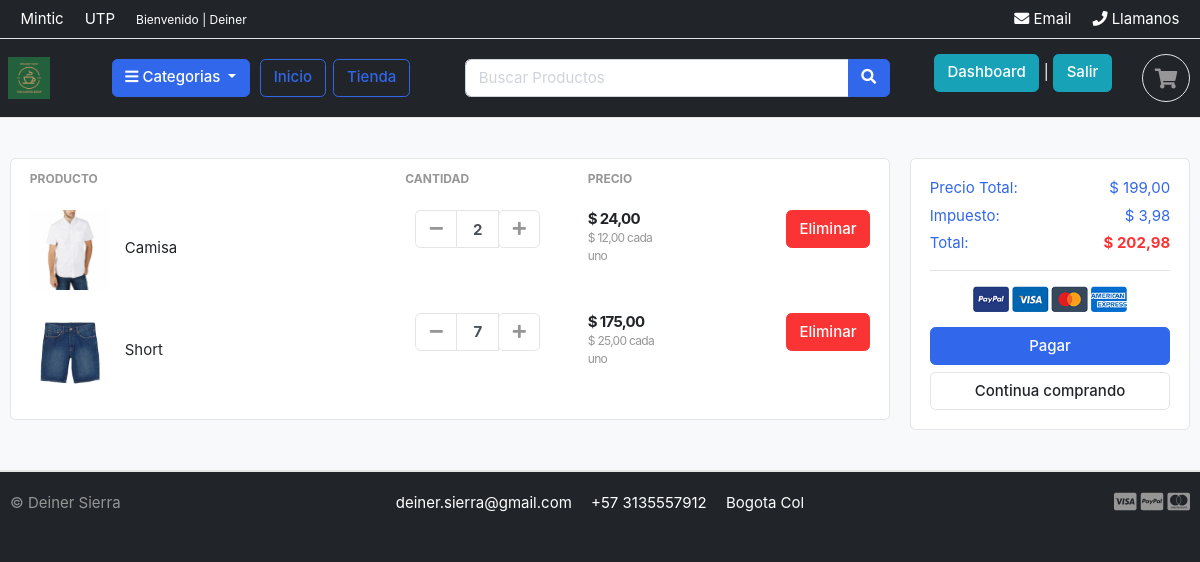
The page /carrito/ (signed in) on the database its author committed.
### usuarios/models.py (models this page shows, shortened)
class Cuenta(AbstractBaseUser):
    first_name = models.CharField(max_length=50)
    last_name = models.CharField(max_length=50)
    username = models.CharField(max_length=50, unique=False)
    email = models.EmailField(max_length=100, unique=True)
    phone_number = models.CharField(max_length=50)
    date_joined = models.DateTimeField(auto_now_add=True)
    last_login = models.DateTimeField(auto_now_add=True)
    is_admin = models.BooleanField(default=False)
    is_staff = models.BooleanField(default=False)
    is_active = models.BooleanField(default=False)
    is_superadmin = models.BooleanField(default=False)
    USERNAME_FIELD = 'email'
    REQUIRED_FIELDS = ['username','first_name', 'last_name']
    objects = Superusuario()

### carro/models.py (models this page shows, shortened)
class CarroItem(models.Model):
    usuario = models.ForeignKey(Cuenta, on_delete=models.CASCADE, null=True)
    producto = models.ForeignKey(Producto, on_delete=models.CASCADE)
    variedad = models.ManyToManyField(Variedad, blank=True)
    carro = models.ForeignKey(Carro, on_delete=models.CASCADE, null=True)
    cantidad = models.IntegerField()
    is_active = models.BooleanField(default=True)
    def sub_total(self):
        return self.producto.precio * self.cantidad

### tienda/models.py (models this page shows, shortened)
class Producto(models.Model):
    producto_nombre = models.CharField(max_length=200, unique=True)
    slug = models.CharField(max_length=200, unique=True)
    descripcion = models.TextField(max_length=500, unique=True)
    precio = models.DecimalField(max_digits=10, decimal_places=2)
    imagen = models.ImageField(upload_to='imagenes/productos')
    cantidad = models.IntegerField()
    disponible = models.BooleanField(default=True)
    categoria = models.ForeignKey(Categoria, on_delete=models.CASCADE)
    created_date = models.DateTimeField(auto_now_add=True)
    modified_date = models.DateTimeField(auto_now=True)
    def get_url(self):
        return reverse('tienda:detalle_producto', args=[self.categoria.slug, self.slug])

### carro/views.py (the view)
# urls.py: path('', views.carro, name='carro'),
def carro(request, total=0, cantidad=0, cart_items=None):
    tax = 0
    grand_total = 0
    try:
        if request.user.is_authenticated:
            cart_items = CarroItem.objects.filter(usuario=request.user, is_active=True)
        else:
            cart = Carro.objects.get(carro_id=_cart_id(request))
            cart_items = CarroItem.objects.filter(carro=cart, is_active=True)
        for cart_item in cart_items:
            total += (cart_item.producto.precio * cart_item.cantidad)
            cantidad += cart_item.cantidad
        tax = (2*total)/100
        grand_total = total + tax
    except ObjectDoesNotExist:
        pass ## solo ignora la exception
    context = {
        'total': total,
        'cantidad': cantidad,
        'cart_items': cart_items,
        'tax' : tax,
        'grand_total': grand_total
    }
    return render(request, 'carro/carro.html', context)

### carro/context_processors.py (called while the page is built)
def counter(request):
    cart_count = 0
    try:
        cart = Carro.objects.filter(carro_id=_cart_id(request))
        if request.user.is_authenticated:
            cart_items = CarroItem.objects.all().filter(usuario=request.user)
        else:
            cart_items = CarroItem.objects.all().filter(carro=cart[:1])
        for cart_item in cart_items:
            cart_count += cart_item.cantidad
    except Carro.DoesNotExist:
        cart_count = 0
    return dict(cart_count=cart_count)

### carro/views.py (called while the page is built)
def _cart_id(request):
    cart = request.session.session_key
    if not cart:
        cart = request.session.create()
    return cart

### tienda/context_processors.py (called while the page is built)
def menu_links(request):
    links = Categoria.objects.all()
    return dict(links=links)

### carro/templates/carro/carro.html (shortened to what this page needs)
{% extends 'base/base.html'%}
{% load static %}
{% block content %}
<section class="section-content padding-y bg">
  <div class="container">
    {% if not cart_items%}
    <h2 class="text-center">El carrito de compras esta vacio</h2>
    <br />
    <div class="text-center">
      <a href="{% url 'tienda:tienda' %}" class="btn btn-primary">Continua comprando</a>
    </div>
    {% else %}
    <div class="row">
      <aside class="col-lg-9">
        <div class="card">
          <table class="table table-borderless table-shopping-cart">
            <thead class="text-muted">
              <tr class="small text-uppercase">
                <th scope="col">Producto</th>
                <th scope="col" width="120">Cantidad</th>
                <th scope="col" width="120">Precio</th>
                <th scope="col" class="text-right" width="200"></th>
              </tr>
            </thead>
            <tbody>
              {% for cart_item in cart_items %}
                <tr>
                    <td>
                    <figure class="itemside align-items-center">
                        <div class="aside">
                        <img
                            src="{{ cart_item.producto.imagen.url }}"
                            class="img-sm"
                        />
                        </div>
                        <figcaption class="info">
                        <a
                            href="{{ cart_item.producto.get_url }}"
                            class="title text-dark"
                            >{{ cart_item.producto.producto_nombre }}</a
                        >
                        </figcaption>
                    </figure>
                    </td>
                    <td>
                    <div class="col">
                        <div class="input-group input-spinner">
                        <div class="input-group-prepend">
                            <a href="{% url 'carrito:remove_cart' cart_item.producto.id cart_item.id  %}"
                                class="btn btn-light"
                                type="button"
                                id="button-plus"><i class="fa fa-minus"></i></a>
                        </div>
                        <input
                            type="text"
                            class="form-control"
                            value="{{ cart_item.cantidad }}"
                        />
                        <div class="input-group-append">
                            <form
                            action="{% url 'carrito:agregar_prtoducto' cart_item.producto.id  %}" method="post">
                            <button
                                class="btn btn-light"
                                type="submit"
                                id="button-minus"
                            >
                                <i class="fa fa-plus"></i>
                            </button>
                            </form>
                        </div>
                        </div>
                    </div>
                    </td>
                    <td>
                    <div class="price-wrap">
                        <var class="price">$ {{ cart_item.sub_total }} </var>
                        <small class="text-muted">
                        $ {{cart_item.producto.precio}} cada uno
                        </small>
                    </div>
                    </td>
                    <td class="text-right">
                    <a
                        href="{% url 'carrito:remove_cart_item' cart_item.producto.id cart_item.id  %}"
                        class="btn btn-danger"
                    >
                        Eliminar</a
                    >
                    </td>
                </tr>
              {% endfor %}
            </tbody>
          </table>
        </div>
      </aside>
      <aside class="col-lg-3">
        <div class="card text-primary">
          <div class="card-body">
            <dl class="dlist-align">
              <dt>Precio Total:</dt>
              <dd class="text-right">$ {{ total }}</dd>
            </dl>
            <dl class="dlist-align">
              <dt>Impuesto:</dt>
              <dd class="text-right">$ {{ tax }}</dd>
            </dl>
            <dl class="dlist-align">
              <dt>Total:</dt>
              <dd class="text-right text-dark b">
                <strong class="text-danger">$ {{grand_total}}</strong>
              </dd>
            </dl>
            <hr />
            <p class="text-center mb-3">
              <img
                src="{% static 'base/images/misc/payments.png' %}"
                height="26"
              />
            </p>
            <a href="{% url 'carrito:checkout' %}" class="btn btn-primary btn-block">
              Pagar
            </a>
            <a href="{% url 'tienda:tienda' %}" class="btn btn-light btn-block"
              >Continua comprando</a
            >
          </div>
        </div>
      </aside>
    </div>
    {% endif %}
  </div>
</section>
{% endblock %}

### templates/base/base.html (shortened to what this page needs)
{% load static %}
<!DOCTYPE HTML>
<html lang="en">
<head>
<link href="{% static 'base/css/bootstrap.css' %}" rel="stylesheet" type="text/css"/>
<link href="{% static 'base/fonts/fontawesome/css/all.min.css' %}" type="text/css" rel="stylesheet">
<link href="{% static 'base/css/ui.css' %}" rel="stylesheet" type="text/css"/>
<link href="{% static 'base/css/responsive.css' %}" rel="stylesheet" media="only screen and (max-width: 1200px)" />
</head>
<body class="bg-dark text-white">
<header class="section-header text-white">
<nav class="navbar p-md-0 navbar-expand-sm navbar-light border-bottom">
<div class="container">
  <div class="collapse navbar-collapse" id="navbarTop4">
    <ul class="navbar-nav mr-auto">
    	<li class="nav-item dropdown">
		 	<a href="#" class="nav-link text-white">  Mintic</a>
		</li>
		<li class="nav-item dropdown">
			<a href="#" class="nav-link text-white"> UTP </a>
		</li>
		<li class="nav-item dropdown">
			<a href="#" class="nav-link text-white"> <small class="title text-white">Bienvenido | {{user.first_name}}</small></a>
		</li>
    </ul>
    <ul class="navbar-nav">
		<li><a href="#" class="nav-link text-white"> <i class="fa fa-envelope"></i> Email </a></li>
		<li><a href="#" class="nav-link text-white"> <i class="fa fa-phone"></i> Llamanos</a></li>
	</ul>
  </div>
</div>
</nav>
<section class="header-main border-bottom">
	<div class="container">
		<div class="row d-flex justify-content-between align-items-center">
			<div class="pr-3 mr-3 ml-2">
				<a href="{% url 'bases:home' %}" class="brand-wrap">
					<img class="logo" src="{% static 'base/images/cafeteria.png'%}">
				</a>
			</div>
			<div class="col-lg col-sm col-md col-6 flex-grow-0 ml-3 mr-0">
				<div class="category-wrap dropdown d-inline-block float-right">
					<button type="button" class="btn btn-primary dropdown-toggle" data-toggle="dropdown">
						<i class="fa fa-bars"></i> Categorias
					</button>
				</div>
			</div>
			<a href="{% url 'bases:home' %}" class="btn btn-outline-primary mr-2">Inicio</a>
			<a href="{% url 'tienda:tienda' %}" class="btn btn-outline-primary mr-5">Tienda</a>
			<div class="col-lg  col-md-6 col-sm-12 col">
				<form action="{% url 'buscar_producto'}" class="search">
					<div class="input-group w-100">
						<input type="text" class="form-control" style="width:60%;" placeholder="Buscar Productos" name="keyword">
						<div class="input-group-append">
						<button class="btn btn-primary" type="submit">
							<i class="fa fa-search"></i>
						</button>
						</div>
					</div>
				</form>
			</div>
			<div class="col-lg-3 col-sm-6 col-8 order-2 order-lg-3">
						<div class="d-flex justify-content-end mb-3 mb-lg-0">
							{% if user.id is None%}
							<div class="widget-header">
								<div>
									<a href="#" class="btn btn-info text-white">Dashboard</a> <span class="dark-transp"> | </span>
									<a href="{% url 'usuarios:logout' %}" class="btn btn-info text-white"> Salir</a>
								</div>
							</div>
							<a href="{% url 'carrito:carro'%}" class="widget-header pl-3 ml-3">
								<div class="icon icon-sm rounded-circle border"><i class="fa fa-shopping-cart"></i></div>
							</a>
						</div>
					</div>
		</div>
	</div>
</section>
</header>
{% block content %}{% endblock %}
<footer class="section-footer border-top">
	<div class="container">
		<section class="footer-bottom border-top row">
			<div class="col-md-2">
				<p class="text-muted"> &copy Deiner Sierra </p>
			</div>
			<div class="col-md-8 text-md-center">
				<span  class="px-2">deiner.sierra@gmail.com</span>
				<span  class="px-2">+57 3135557912</span>
				<span  class="px-2">Bogota Col</span>
			</div>
			<div class="col-md-2 text-md-right text-muted">
				<i class="fab fa-lg fa-cc-visa"></i>
				<i class="fab fa-lg fa-cc-paypal"></i>
				<i class="fab fa-lg fa-cc-mastercard"></i>
			</div>
		</section>
	</div>
</footer>
</body>
</html>

### static/base/css/ui.css (style rules this page uses)
html { font-family: "Inter", sans-serif; font-size: 15px; }
.price-wrap { letter-spacing: -0.7px; }
.icon-xs, .icon-sm, .icon-md, .icon-lg { display: inline-block; text-align: center; flex-shrink: 0; flex-grow: 0; }
.icon-sm { width: 48px; height: 48px; line-height: 48px !important; font-size: 20px; }
.img-xs, .img-sm, .img-md, .img-lg { -o-object-fit: cover; object-fit: cover; flex-shrink: 0; flex-grow: 0; }
.img-sm { width: 80px; height: 80px; }
.padding-y { padding-top: 40px; padding-bottom: 40px; }
var { font-style: normal; }
figure { margin-bottom: 0; }
.bg { background-color: #f8f9fa; }
.b { font-weight: 600; }
p:last-child { margin-bottom: 0; }
.header-main { position: relative; padding-top: 1rem; padding-bottom: 1rem; }
.brand-wrap .logo, .navbar-brand .logo { margin-right: 7px; max-height: 42px; display: inline-block; }
.widget-header { display: inline-block; vertical-align: middle; position: relative; }
.widget-header a { color: #343a40; }
.widget-header i { color: #969696; }
.footer-bottom { padding-top: 20px; padding-bottom: 20px; }
.btn-light { background-color: #fff; border-color: #e4e4e4; }
.btn-light i { color: #969696; }
.itemside { position: relative; display: flex; width: 100%; }
.itemside .aside { position: relative; flex-shrink: 0; }
.itemside .info { padding-left: 15px; padding-right: 7px; }
.itemside .title { display: block; margin-bottom: 5px; color: #212529; }
[class*=dlist-] { margin-bottom: 5px; }
[class*=dlist-] dd { margin-bottom: 0; }
.dlist-align { display: flex; }
.dlist-align dt { width: 150px; word-wrap: break-word; font-weight: normal; }
.dlist-align dd { flex-grow: 1; }
.price { font-weight: 600; color: #212529; }
.input-spinner { width: 125px; flex-wrap: nowrap; display: inline-flex; vertical-align: middle; }
.input-spinner input.form-control { text-align: center; max-width: 46px; font-weight: bold; flex-basis: 46px; border-color: #e4e4e4; flex-grow: 0; }
.input-spinner .btn { width: 42px; text-align: center; padding-left: 0.5rem; padding-right: 0.5rem; }
.table-shopping-cart.table td, .table-shopping-cart.table th { padding-left: 1.25rem; padding-right: 1.25rem; }
.table-shopping-cart .price-wrap { line-height: 1.2; }
.table-shopping-cart .price { font-weight: bold; margin-right: 5px; display: block; }

### rows shown on the page
Cuenta: first_name "Deiner"
CarroItem: producto.imagen (picture), producto.producto_nombre "Camisa", cantidad "2", sub_total "24,00", producto.precio "12,00"
CarroItem: producto.imagen (picture), producto.producto_nombre "Short", cantidad "7", sub_total "175,00", producto.precio "25,00"

### other values the page prints
{{ total }} "199,00"
{{ tax }} "3,98"
{{ grand_total }} "202,98"
